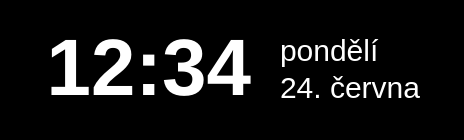
<?xml version="1.0" encoding="UTF-8"?>
<ui version="4.0">
 <class>CMainWindow</class>
 <widget class="QMainWindow" name="CMainWindow">
  <property name="geometry">
   <rect>
    <x>0</x>
    <y>0</y>
    <width>464</width>
    <height>140</height>
   </rect>
  </property>
  <property name="windowTitle">
   <string>Clock</string>
  </property>
  <property name="styleSheet">
   <string notr="true">#wgCentral {
  background-color: black;
}
QLabel {
  color: #ffffff;
}
#lbClock {
  font-family: &quot;Segoe UI Light&quot;;
  font-weight: bold;
  font-size: 80px;
}
#lbDay, #lbDate {
  font-family: &quot;Segoe UI&quot;;
  font-size: 30px;
}</string>
  </property>
  <widget class="QWidget" name="wgCentral">
   <widget class="QLabel" name="lbClock">
    <property name="geometry">
     <rect>
      <x>20</x>
      <y>20</y>
      <width>231</width>
      <height>94</height>
     </rect>
    </property>
    <property name="text">
     <string>12:34</string>
    </property>
    <property name="alignment">
     <set>Qt::AlignRight|Qt::AlignTrailing|Qt::AlignVCenter</set>
    </property>
   </widget>
   <widget class="QLabel" name="lbDay">
    <property name="geometry">
     <rect>
      <x>280</x>
      <y>30</y>
      <width>161</width>
      <height>41</height>
     </rect>
    </property>
    <property name="text">
     <string>pondělí</string>
    </property>
    <property name="alignment">
     <set>Qt::AlignLeading|Qt::AlignLeft|Qt::AlignVCenter</set>
    </property>
   </widget>
   <widget class="QLabel" name="lbDate">
    <property name="geometry">
     <rect>
      <x>280</x>
      <y>60</y>
      <width>161</width>
      <height>55</height>
     </rect>
    </property>
    <property name="text">
     <string>24. června</string>
    </property>
    <property name="alignment">
     <set>Qt::AlignLeading|Qt::AlignLeft|Qt::AlignVCenter</set>
    </property>
   </widget>
  </widget>
 </widget>
 <layoutdefault spacing="6" margin="11"/>
 <resources/>
 <connections/>
</ui>
